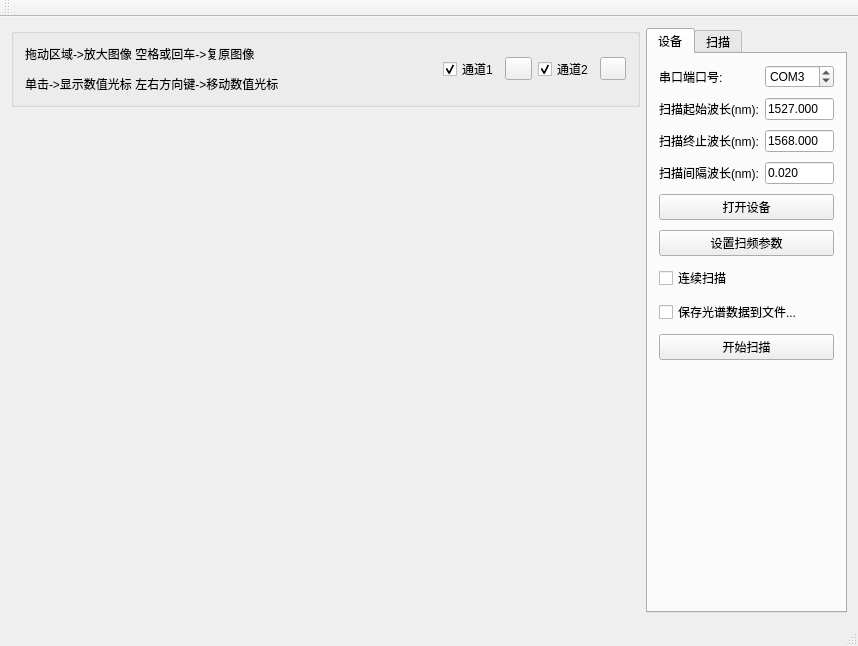
<?xml version="1.0" encoding="UTF-8"?>
<ui version="4.0">
 <class>FBGsensorClass</class>
 <widget class="QMainWindow" name="FBGsensorClass">
  <property name="geometry">
   <rect>
    <x>0</x>
    <y>0</y>
    <width>858</width>
    <height>643</height>
   </rect>
  </property>
  <property name="windowTitle">
   <string>FBGsensor</string>
  </property>
  <widget class="QWidget" name="centralWidget">
   <layout class="QHBoxLayout" name="horizontalLayout_2" stretch="8,2">
    <item>
     <layout class="QVBoxLayout" name="verticalLayout_2">
      <item>
       <widget class="QGroupBox" name="groupBox">
        <property name="title">
         <string/>
        </property>
        <layout class="QHBoxLayout" name="horizontalLayout" stretch="0,6,1,1,1,1">
         <item>
          <widget class="QLabel" name="label_5">
           <property name="text">
            <string>&lt;html&gt;&lt;head/&gt;&lt;body&gt;&lt;p&gt;拖动区域-&amp;gt;放大图像 空格或回车-&amp;gt;复原图像&lt;/p&gt;&lt;p&gt;单击-&amp;gt;显示数值光标 左右方向键-&amp;gt;移动数值光标&lt;/p&gt;&lt;/body&gt;&lt;/html&gt;</string>
           </property>
          </widget>
         </item>
         <item>
          <spacer name="horizontalSpacer">
           <property name="orientation">
            <enum>Qt::Horizontal</enum>
           </property>
           <property name="sizeHint" stdset="0">
            <size>
             <width>40</width>
             <height>20</height>
            </size>
           </property>
          </spacer>
         </item>
         <item>
          <widget class="QCheckBox" name="chnl1ChkBox">
           <property name="sizePolicy">
            <sizepolicy hsizetype="Fixed" vsizetype="Fixed">
             <horstretch>0</horstretch>
             <verstretch>0</verstretch>
            </sizepolicy>
           </property>
           <property name="text">
            <string>通道1</string>
           </property>
           <property name="checked">
            <bool>true</bool>
           </property>
          </widget>
         </item>
         <item>
          <widget class="QToolButton" name="chnl1Color">
           <property name="sizePolicy">
            <sizepolicy hsizetype="Preferred" vsizetype="Fixed">
             <horstretch>0</horstretch>
             <verstretch>0</verstretch>
            </sizepolicy>
           </property>
           <property name="text">
            <string/>
           </property>
          </widget>
         </item>
         <item>
          <widget class="QCheckBox" name="chnl2ChkBox">
           <property name="sizePolicy">
            <sizepolicy hsizetype="Fixed" vsizetype="Fixed">
             <horstretch>0</horstretch>
             <verstretch>0</verstretch>
            </sizepolicy>
           </property>
           <property name="text">
            <string>通道2</string>
           </property>
           <property name="checked">
            <bool>true</bool>
           </property>
          </widget>
         </item>
         <item>
          <widget class="QToolButton" name="chnl2Color">
           <property name="sizePolicy">
            <sizepolicy hsizetype="Preferred" vsizetype="Fixed">
             <horstretch>0</horstretch>
             <verstretch>0</verstretch>
            </sizepolicy>
           </property>
           <property name="text">
            <string/>
           </property>
          </widget>
         </item>
        </layout>
       </widget>
      </item>
      <item>
       <widget class="displayLabel" name="showLabel">
        <property name="sizePolicy">
         <sizepolicy hsizetype="Preferred" vsizetype="Expanding">
          <horstretch>0</horstretch>
          <verstretch>0</verstretch>
         </sizepolicy>
        </property>
        <property name="minimumSize">
         <size>
          <width>500</width>
          <height>500</height>
         </size>
        </property>
       </widget>
      </item>
     </layout>
    </item>
    <item>
     <widget class="QTabWidget" name="tabWidget">
      <property name="sizePolicy">
       <sizepolicy hsizetype="Maximum" vsizetype="Expanding">
        <horstretch>0</horstretch>
        <verstretch>0</verstretch>
       </sizepolicy>
      </property>
      <property name="currentIndex">
       <number>0</number>
      </property>
      <widget class="QWidget" name="hardwareTab">
       <attribute name="title">
        <string>设备</string>
       </attribute>
       <layout class="QVBoxLayout" name="verticalLayout">
        <property name="spacing">
         <number>10</number>
        </property>
        <item>
         <layout class="QGridLayout" name="gridLayout">
          <property name="verticalSpacing">
           <number>10</number>
          </property>
          <item row="0" column="0">
           <widget class="QLabel" name="label_4">
            <property name="text">
             <string>串口端口号:</string>
            </property>
           </widget>
          </item>
          <item row="0" column="1">
           <widget class="QSpinBox" name="serialSpinBox">
            <property name="prefix">
             <string>COM</string>
            </property>
            <property name="minimum">
             <number>1</number>
            </property>
            <property name="value">
             <number>3</number>
            </property>
           </widget>
          </item>
          <item row="1" column="0">
           <widget class="QLabel" name="label">
            <property name="text">
             <string>扫描起始波长(nm):</string>
            </property>
           </widget>
          </item>
          <item row="1" column="1">
           <widget class="QLineEdit" name="wavStartEdit">
            <property name="inputMask">
             <string>9999.999</string>
            </property>
            <property name="text">
             <string>1527.000</string>
            </property>
           </widget>
          </item>
          <item row="2" column="0">
           <widget class="QLabel" name="label_2">
            <property name="text">
             <string>扫描终止波长(nm):</string>
            </property>
           </widget>
          </item>
          <item row="2" column="1">
           <widget class="QLineEdit" name="wavEndEdit">
            <property name="inputMask">
             <string>9999.999</string>
            </property>
            <property name="text">
             <string>1568.000</string>
            </property>
           </widget>
          </item>
          <item row="3" column="0">
           <widget class="QLabel" name="label_3">
            <property name="text">
             <string>扫描间隔波长(nm):</string>
            </property>
           </widget>
          </item>
          <item row="3" column="1">
           <widget class="QLineEdit" name="wavStepEdit">
            <property name="inputMask">
             <string>9.999</string>
            </property>
            <property name="text">
             <string>0.020</string>
            </property>
           </widget>
          </item>
         </layout>
        </item>
        <item>
         <widget class="QPushButton" name="openDeviceBtn">
          <property name="text">
           <string>打开设备</string>
          </property>
          <property name="checkable">
           <bool>true</bool>
          </property>
         </widget>
        </item>
        <item>
         <widget class="QPushButton" name="setParaBtn">
          <property name="text">
           <string>设置扫频参数</string>
          </property>
         </widget>
        </item>
        <item>
         <widget class="QCheckBox" name="continuousCheck">
          <property name="text">
           <string>连续扫描</string>
          </property>
         </widget>
        </item>
        <item>
         <widget class="QCheckBox" name="saveSpectrumCheck">
          <property name="text">
           <string>保存光谱数据到文件...</string>
          </property>
         </widget>
        </item>
        <item>
         <widget class="QPushButton" name="scanBtn">
          <property name="text">
           <string>开始扫描</string>
          </property>
          <property name="checkable">
           <bool>true</bool>
          </property>
         </widget>
        </item>
        <item>
         <spacer name="verticalSpacer">
          <property name="orientation">
           <enum>Qt::Vertical</enum>
          </property>
          <property name="sizeHint" stdset="0">
           <size>
            <width>20</width>
            <height>40</height>
           </size>
          </property>
         </spacer>
        </item>
       </layout>
      </widget>
      <widget class="QWidget" name="scanTab">
       <attribute name="title">
        <string>扫描</string>
       </attribute>
      </widget>
     </widget>
    </item>
   </layout>
  </widget>
  <widget class="QMenuBar" name="menuBar">
   <property name="geometry">
    <rect>
     <x>0</x>
     <y>0</y>
     <width>858</width>
     <height>23</height>
    </rect>
   </property>
  </widget>
  <widget class="QToolBar" name="mainToolBar">
   <attribute name="toolBarArea">
    <enum>TopToolBarArea</enum>
   </attribute>
   <attribute name="toolBarBreak">
    <bool>false</bool>
   </attribute>
  </widget>
  <widget class="QStatusBar" name="statusBar"/>
  <action name="openDeviceAct">
   <property name="text">
    <string>打开设备</string>
   </property>
  </action>
 </widget>
 <layoutdefault spacing="6" margin="11"/>
 <customwidgets>
  <customwidget>
   <class>displayLabel</class>
   <extends>QLabel</extends>
   <header>displaylabel.h</header>
  </customwidget>
 </customwidgets>
 <resources>
  <include location="fbgsensor.qrc"/>
 </resources>
 <connections/>
</ui>
